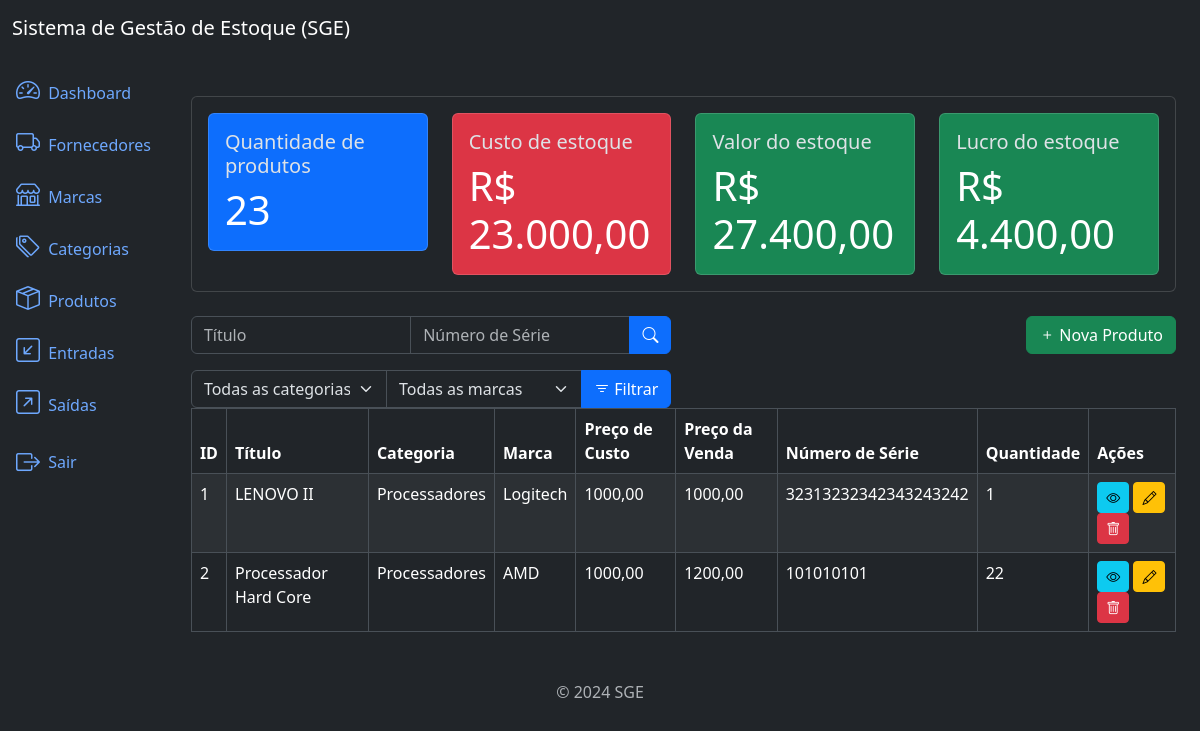
The app's page /products/list (signed in) with its own data.
### products/models.py (models this page shows, shortened)
class Product(models.Model):
    title = models.CharField(max_length=500)
    category = models.ForeignKey(Category, on_delete=models.PROTECT, related_name='products')
    brand = models.ForeignKey(Brand, on_delete=models.PROTECT, related_name='products')
    description = models.TextField(null=True, blank=True)
    serie_number = models.CharField(max_length=200, null=True, blank=True)
    cost_price = models.DecimalField(max_digits=20, decimal_places=2)
    selling_price = models.DecimalField(max_digits=20, decimal_places=2)
    quantity = models.IntegerField(default=0)
    created_at = models.DateTimeField(auto_now_add=True)
    updated_at = models.DateTimeField(auto_now=True)
    class Meta:
        ordering = ['title']

### categories/models.py (models this page shows)
class Category(models.Model):
    name = models.CharField(max_length=500)
    description = models.TextField(null=True, blank=True)
    created_at = models.DateTimeField(auto_now_add=True)
    updated_at = models.DateTimeField(auto_now=True)
    class Meta:
        ordering = ['name']
    def __str__(self):
        return self.name

### brands/models.py (models this page shows)
class Brand(models.Model):
    name = models.CharField(max_length=500)
    description = models.TextField(null=True, blank=True)
    created_at = models.DateTimeField(auto_now_add=True)
    updated_at = models.DateTimeField(auto_now=True)
    class Meta:
        ordering = ['name']
    def __str__(self):
        return self.name

### products/views.py (the view)
# urls.py: path('products/list', ProductListView.as_view(), name='product_list'),
class ProductListView(LoginRequiredMixin, PermissionRequiredMixin, ListView):
    model = Product
    template_name = 'product_list.html'
    context_object_name = 'products'
    paginate_by = 10
    permission_required = 'products.view_product'
    def get_queryset(self):
        queryset = super().get_queryset()
        title = self.request.GET.get("title")
        serie_number = self.request.GET.get("serie_number")
        category = self.request.GET.get("category")
        brand = self.request.GET.get("brand")
        if title:
            queryset = queryset.filter(title__icontains=title)
        if serie_number:
            queryset = queryset.filter(serie_number__icontains=serie_number)
        if category:
            queryset = queryset.filter(category__id=category)
        if brand:
            queryset = queryset.filter(brand__id=brand)
        return queryset
    def get_context_data(self, **kwargs):
        context = super().get_context_data(**kwargs)
        context['product_metrics'] = get_products_metrics()
        context['categories'] = Category.objects.all()
        context['brands'] = Brand.objects.all()
        return context

### utils/metrics.py (called while the page is built)
def get_products_metrics() -> Dict:
    products = Product.objects.all()
    total_cost_price = sum(product.cost_price * product.quantity for product in products)
    total_selling_price = sum(product.selling_price * product.quantity for product in products)
    total_quantity = sum(product.quantity for product in products)
    total_profit = total_selling_price - total_cost_price
    products_metrics = {
        'total_cost_price': number_format(total_cost_price, decimal_pos=2, force_grouping=True),
        'total_selling_price': number_format(total_selling_price, decimal_pos=2, force_grouping=True),
        'total_quantity': total_quantity,
        'total_profit': number_format(total_profit, decimal_pos=2, force_grouping=True)
    }
    return products_metrics

### products/templates/product_list.html (shortened to what this page needs)
{% extends 'base.html' %}
{% block content %}
{% if perms.products.view_product and perms.inflows.view_inflow %}
    {% include 'components/_product_metrics.html' %}
{% endif %}
<div class="row mb-3">
    <div class="col-md-6">
        <form method="get" action="{% url 'product_list' %}">
            <div class="input-group">
                <input type="text" class="form-control" name="title" placeholder="Título" value="{{ request.GET.title }}">
                <input type="text" class="form-control" name="serie_number" placeholder="Número de Série" value="{{ request.GET.serie_number }}">
                <button type="submit" class="btn btn-primary">
                    <i class="bi bi-search"></i>
                </button>
            </div>
        </form>
    </div>
    <div class="col-md-6">
        {% if perms.products.add_product %}
        <a href="{% url 'product_create' %}" class="btn btn-success float-end">
            <i class="bi bi-plus"></i>
            Nova Produto
        </a>
        {% endif %}
    </div>
</div>
<div class="row mb-6">
    <div class="col-md-6">
        <form method="get" action="{% url 'product_list' %}">
            <div class="input-group">
                <select class="form-select" name="category">
                    <option value="" {% if not request.GET.category %} selected {% endif %}>
                        Todas as categorias
                    </option>
                </select>
                <select class="form-select" name="brand">
                    <option value="" {% if request.GET.category %} selected {% endif %}>
                        Todas as marcas
                    </option>
                </select>
                <button type="submit" class="btn btn-primary">
                    <i class="bi bi-filter"></i> Filtrar
                </button>
            </div>
        </form>
    </div>
</div>
<div class="table-responsive">
    <table class="table table-striped table-bordered">
        <thead class="thead-dark">
            <tr>
                <th>ID</th>
                <th>Título</th>
                <th>Categoria</th>
                <th>Marca</th>
                <th>Preço de Custo</th>
                <th>Preço da Venda</th>
                <th>Número de Série</th>
                <th>Quantidade</th>
                <th>Ações</th>
            </tr>
        </thead>
        <tbody>
            {% for product in products %}
            <tr>
                <td>{{ product.id }}</td>
                <td>{{ product.title }}</td>
                <td>{{ product.category }}</td>
                <td>{{ product.brand }}</td>
                <td>{{ product.cost_price }}</td>
                <td>{{ product.selling_price }}</td>
                <td>{{ product.serie_number }}</td>
                <td>{{ product.quantity }}</td>
                <td>
                    <a href="{% url 'product_detail' product.id %}" class="btn btn-info btn-sm">
                        <i class="bi bi-eye"></i>
                    </a>
                    {% if perms.products.change_product %}
                    <a href="{% url 'product_update' product.id %}" class="btn btn-warning btn-sm">
                        <i class="bi bi-pencil"></i>
                    </a>
                    {% endif %}
                    {% if perms.products.delete_product %}
                    <a href="{% url 'product_delete' product.id %}" class="btn btn-danger btn-sm">
                        <i class="bi bi-trash"></i>
                    </a>
                    {% endif %}
                </td>
            </tr>
            {% endfor %}
        </tbody>
    </table>
</div>
{% endblock %}

### records on screen
Product: id "1", title "LENOVO II", category "Processadores", brand "Logitech", cost_price "1000,00", selling_price "1000,00", serie_number "32313232342343243242", quantity "1"
Product: id "2", title "Processador Hard Core", category "Processadores", brand "AMD", cost_price "1000,00", selling_price "1200,00", serie_number "101010101", quantity "22"

### other values on screen
{{ product_metrics.total_quantity }} "23"
{{ product_metrics.total_cost_price }} "23.000,00"
{{ product_metrics.total_selling_price }} "27.400,00"
{{ product_metrics.total_profit }} "4.400,00"
